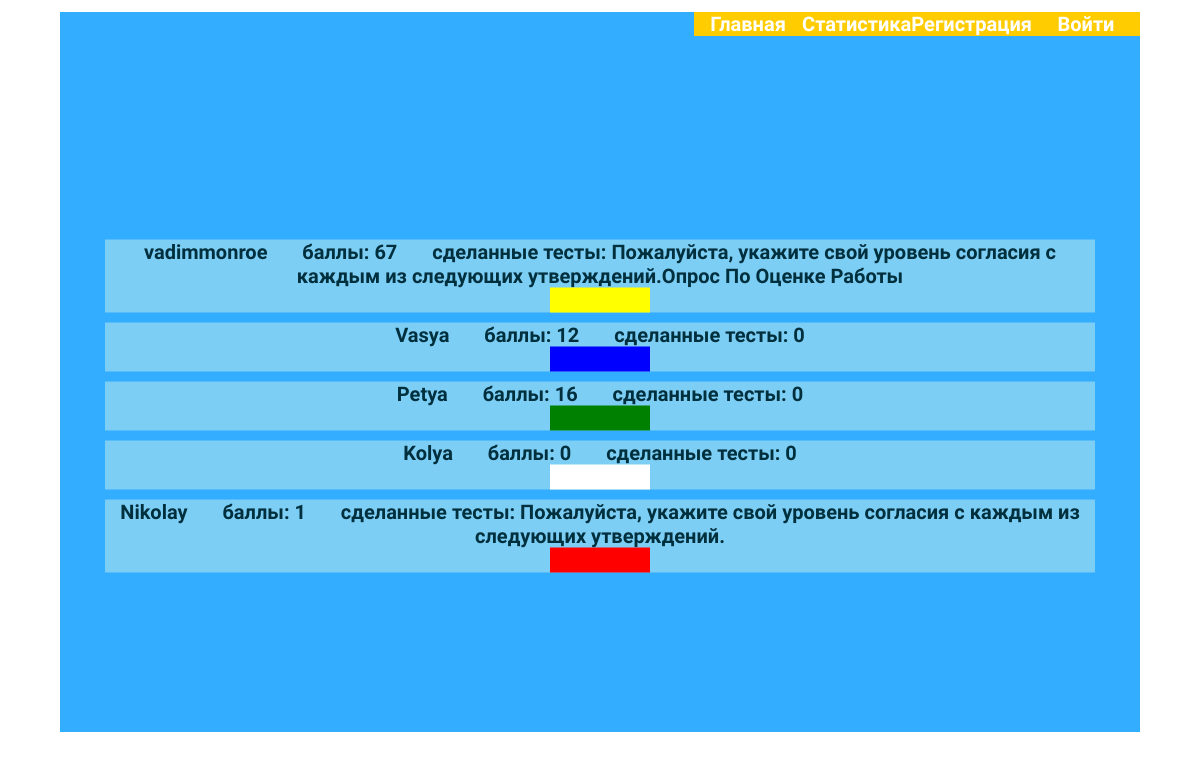
The page /status on the database as committed earlier.
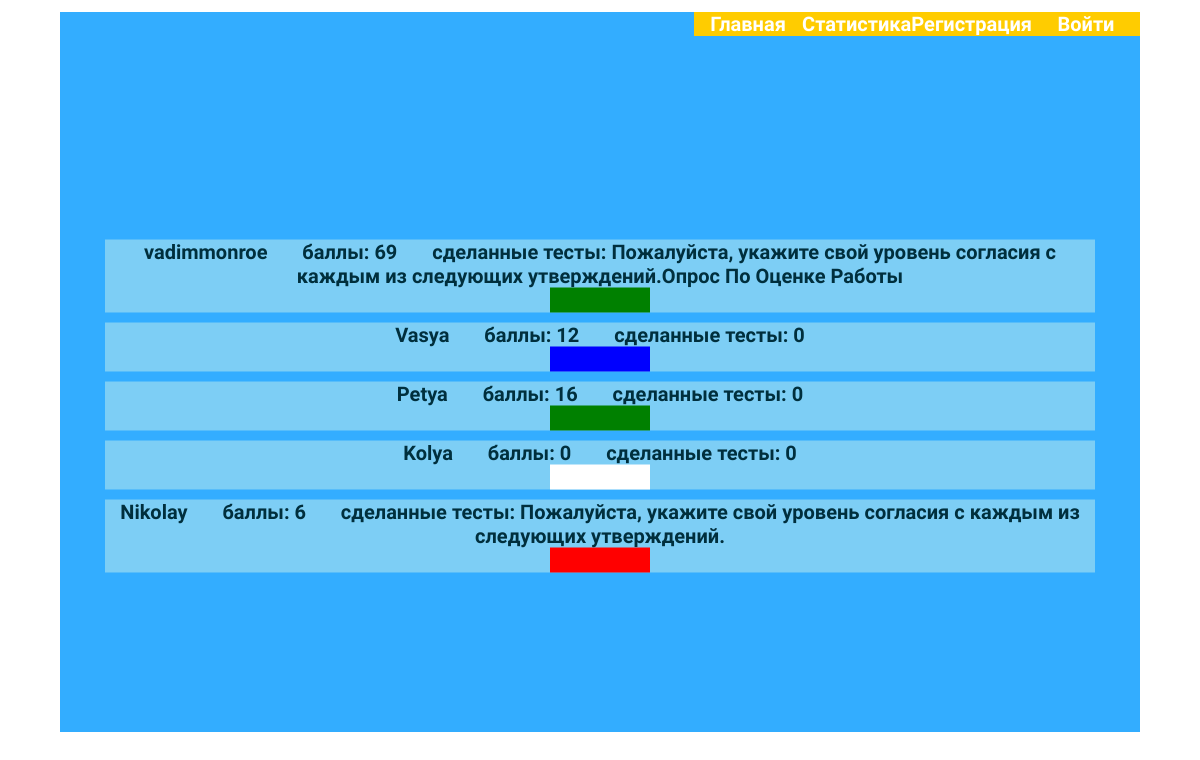
The same page on the database as committed later.
### tests_app/models.py (models this page shows, shortened)
class UsersPoints(models.Model):
    login = models.ForeignKey(User, on_delete=models.CASCADE)
    color = models.CharField('Цвет фона', max_length=50)
    points = models.IntegerField('Баллы')
    done_tests = models.CharField('Пройденные тесты', max_length=1000)
    class Meta:
        verbose_name = 'Баллы пользователя'
        verbose_name_plural = 'Баллы пользователей'
        db_table = 'Users'

### tests_app/views.py (the view)
# urls.py: path('status', views.status, name='status'),
def status(request):
    users = UsersPoints.objects.all()
    return render(request, 'tests_app/status.html', {'users': users})

### tests_app/templates/tests_app/status.html
{% extends 'tests_app/base.html' %}
{% block content %}
<div class="status">
{% for user in users %}
    <div class="login">{{ user.login }}&nbsp;&nbsp;&nbsp;&nbsp;&nbsp;&nbsp;
        баллы: {{ user.points }}&nbsp;&nbsp;&nbsp;&nbsp;&nbsp;&nbsp;
        сделанные тесты: {{ user.done_tests }}
        <div class="color-box" style="background: {{ user.color }}"></div>
    </div>
{% endfor %}
</div>
{% endblock %}

### tests_app/templates/tests_app/base.html (shortened to what this page needs)
<!DOCTYPE html>
{% load static %}
<html>
<head>
    <link rel="stylesheet" href="{% static 'tests_app/style.css' %}">
</head>
<body>
<div class="container">
    <div class="header">
        <ul id="header-menu">
            <li class="header-menu-point"><a href="{% url 'home' %}">Главная</a></li>
            <li class="header-menu-point"><a href="{% url 'status' %}">Статистика</a></li>
            {% if request.user.is_authenticated %}
            <li class="header-menu-point"><a href="{% url 'login_detail' user.id %}">{{ user.username }}</a></li>
            <li class="header-menu-point"><a href="{% url 'logout' %}">Выйти</a></li>
            {% else %}
            <li class="header-menu-point"><a href="{% url 'register' %}">Регистрация</a></li>
            <li class="header-menu-point"><a href="{% url 'login' %}">Войти</a></li>
            {% endif %}
        </ul>
    </div>
    {% block content %} {% endblock %}
</div>
</body>
</html>

### tests_app/static/tests_app/style.css (style rules this page uses)
:root { --main-yellow-color: #ffcc00; --main-orange-color: #feab3a; --main-light-blue-color: #33ADFF; }
* { margin: 0; padding: 0; box-sizing: border-box; font-family: 'Open Sans Condensed', sans-serif; }
html, body { width: 100%; height: 100%; }
.container { width: 90%; height: 90%; margin: 1% auto 1% auto; background-color: var(--main-light-blue-color); }
.header ul { list-style-type: none; display: flex; justify-content: flex-end; }
.header li { font-weight: bold; font-size: 20px; color: red; flex-basis: 10%; text-align: center; background-color: var(--main-yellow-color); animation: shake2 1s; animation-iteration-count: infinite; }
a { display: block; width: 100%; height: 100%; font-weight: bold; font-size: 20px; text-decoration: none; color: white; }
.status { display: flex; flex-direction: column; overflow: auto; margin: 0 auto; width: 1000px; position: absolute; top: 50%; left: 50%; margin-right: -50%; transform: translate(-50%, -50%); }
.login { margin: 5px; font-weight: bold; font-size: 20px; text-align: center; background-color: #7DCEF5; color: #002F3D; }
.color-box { width: 100px; height: 25px; margin: 0 auto; }

Rows that differ between the two databases and show on the page:
changed UsersPoints "vadimmonroe": points "67" → "69"; color "yellow" → "green" (drawn)
changed UsersPoints "Пожалуйста, укажите свой уровень согласия с каждым из следующих утверждений.": points "1" → "6"
